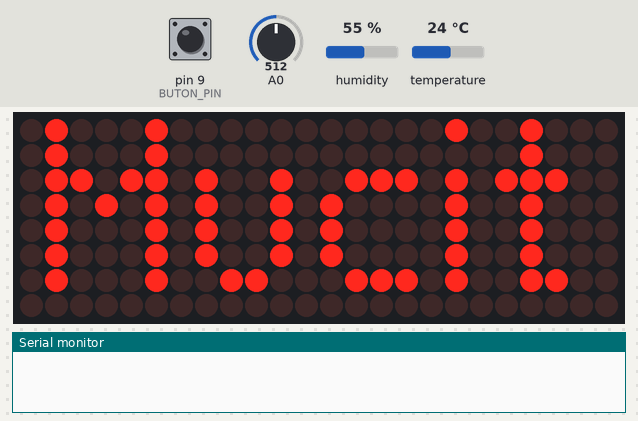
Bench run of a sketch on a simulated Arduino Uno, built with avr-gcc and run on an emulated ATmega328P. Shown: 24×8 LED matrix, the last lines printed to the serial monitor. Wiring (inferred from the names in the program): DS3231 clock at I2C address 0x68. The inputs (shaded band) are chosen by the test bench; at power-on: pin 9 (BUTON_PIN) LOW, temperature 24 °C, A0 = 512, humidity 55 %. The local clock reads 2024-03-15 10:24:30 at power-on unless the sketch sets it.

Above: at 1.2 s.
1.3 s: pin 9 (BUTON_PIN) pulled HIGH for 1 s
At 1.8 s:
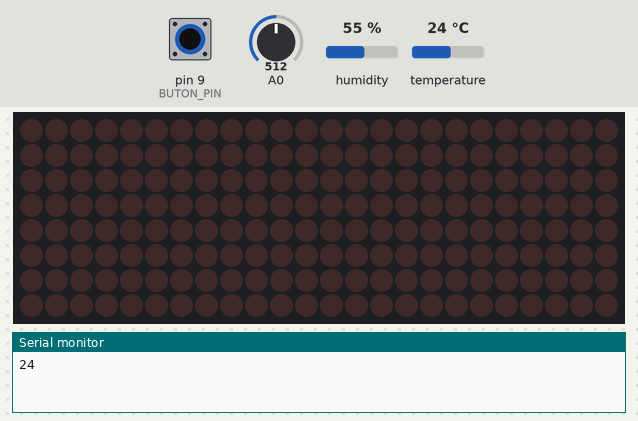
2.9 s: pin 9 (BUTON_PIN) pulled HIGH for 0.15 s
At 5.8 s:
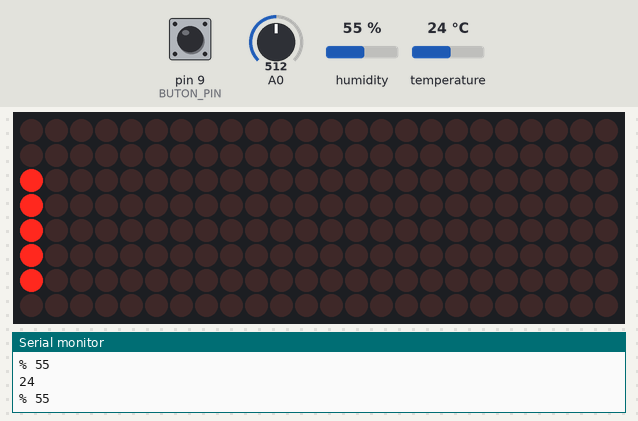
7.5 s: temperature set to 12 °C
At 12.0 s:
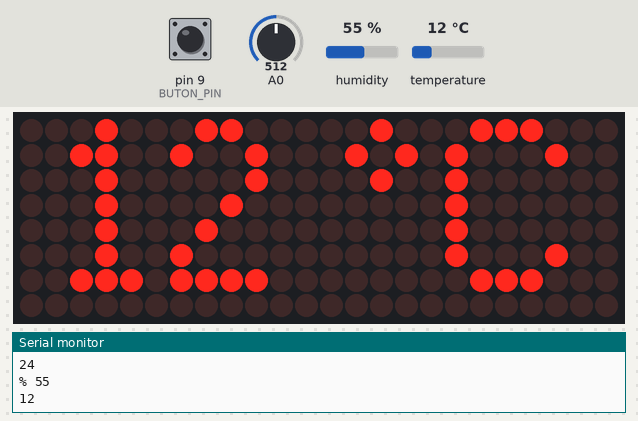
12.2 s: A0 set to 716
At 17.3 s:
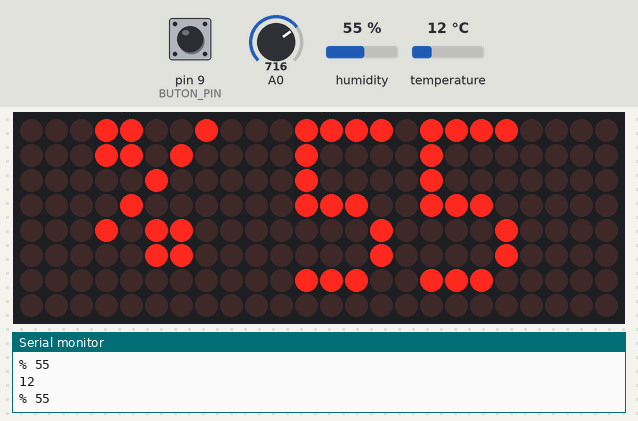
21.8 s: temperature set to 2 °C
At 36.57 s:
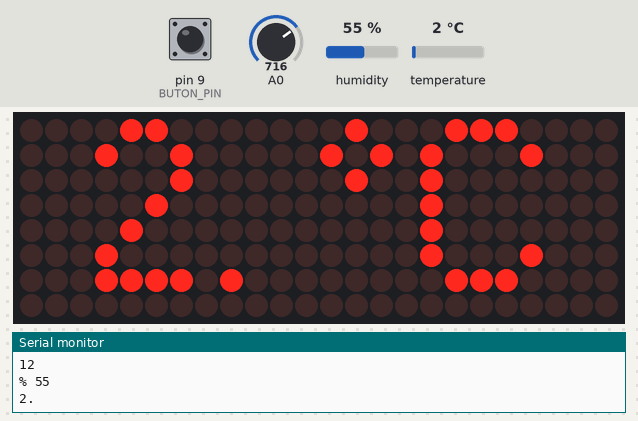

The sketch:

Led_saat3231.ino
```cpp
//MUCİT PİLOT 2020 // LedSaat v1.0 //
// Saat, Tarih, Gün, Sıcaklık ve Nem gösteren Led Saat Uygulaması
//LDR ile ortam ışığına göre ekran parklaklığı
//Buton ile gösterilen bilgiyi seçme
//RTC Modül olarak 1302 kullanılmıştır.
//Sıcaklık sensörü olarak DHT11 kullanılmıştır.

//gerekli kütüphaneler
#include <MD_Parola.h>
#include <MD_MAX72xx.h>
#include <SPI.h>

#include <avr/pgmspace.h>
#include <DHT.h>

#include "Wire.h"
#define DS3231_I2C_ADDRESS 0x68

//kendi oluşturduğumuz font dosyasını ekliyoruz
#include "Fonts_data.h"

//LED modül tanımlamaları ve PIN tanımlamaları
#define HARDWARE_TYPE MD_MAX72XX::GENERIC_HW  //kullanılan modül tipi. 4ü bir arada modeller için FC16_HW kullanın
#define MAX_DEVICES 3 //kaç modül bağlı olduğu
#define CLK_PIN   13 //pinler
#define DATA_PIN  11
#define CS_PIN    10
#define BUTON_PIN    9
#define DHT_PIN    2 //sicaklik sensörü hangi pine bağlı
#define DHTTYPE DHT11 //sensör tipi DHT11 veya DHT22

// bir sıcaklık-nem sensörü nesnesi oluşturduk
DHT sicakliksensor(DHT_PIN, DHTTYPE);


char gunsay;
char gun[]="";
char tarih[11];
char saat[9];

// Bir adet Parola nesnesi yaratıyoruz
MD_Parola P = MD_Parola(HARDWARE_TYPE, CS_PIN, MAX_DEVICES);


// Kayan Yazı Paramatreleri
uint8_t scrollSpeed = 50;    // Kayma hızı, rakam küçüldükçe hız artar
//Giriş ve çıkışta kayma efektlerini seçin
textEffect_t scrollEffectin = PA_SCROLL_LEFT; //PA_SCROLL_LEFT,PA_SCROLL_RIGHT,PA_SCROLL_UP,PA_SCROLL_DOWN
textEffect_t scrollEffectout = PA_SCROLL_LEFT; //PA_SCROLL_LEFT,PA_SCROLL_RIGHT,PA_SCROLL_UP,PA_SCROLL_DOWN
//metin ne tarafa hizalanacak
textPosition_t scrollAlign = PA_CENTER;//PA_CENTER,PA_LEFT,PA_RIGHT
uint16_t scrollPause = 0; // Metin kaç milisaniye sabit olarak gösterimde kalacak

uint8_t  inFX, outFX; //giriş ve çıkışta uygulanacak efektler
textEffect_t  effect[] = //efektleri tuttuğumuz dizi
{

  //kütüphanede tanımlı efektler...
  PA_PRINT, //0
  PA_SCAN_HORIZ,//1
  PA_SCROLL_LEFT,//2
  PA_WIPE, //3
  PA_SCROLL_UP_LEFT,//4
  PA_SCROLL_UP,//5
  PA_OPENING_CURSOR,//6
  PA_GROW_UP,//7
  PA_MESH,//8
  PA_SCROLL_UP_RIGHT,//9
  PA_BLINDS,//10
  PA_CLOSING,//11
  PA_RANDOM,//12
  PA_GROW_DOWN,//13
  PA_SCAN_VERT,//14
  PA_SCROLL_DOWN_LEFT,//15
  PA_WIPE_CURSOR,//16
  PA_DISSOLVE,//17
  PA_OPENING,//18
  PA_CLOSING_CURSOR, //19
  PA_SCROLL_DOWN_RIGHT,//20
  PA_SCROLL_RIGHT,//21
  PA_SLICE,//22
  PA_SCROLL_DOWN,//23
};


#define	BUF_SIZE	75 //genel olarak kullanacağımız metin uzunluğu
char mesajyaz[BUF_SIZE]; //metinleri mesajyaz değişkeni ile yazdıracağız
const uint16_t WAIT_TIME = 0; //ilk açılış mesajı için yazının ekranda sabit bekleme süresi
String mesaj="Mucit Pilot LedSaat"; //ilk açılış mesajı
//ekran gösterim sıralaması ve menu butonu için gerekli değişkenleri tanımladık
int a=0;
int menu=0;
byte second, minute, hour, dayOfWeek, dayOfMonth, month, year;
void setup()
{
  Wire.begin();
  Serial.begin(57600);

  // set the initial time here:
// DS3231 seconds, minutes, hours, day, date, month, year
//setDS3231time(00,25,1,6,28,8,20); // SAAT GÜNCELLEME SET AYARI

  P.begin();//parola kayan yazı nesnesini başlatıyoruz
  sicakliksensor.begin();//sicaklik sensörü nesnesini başlatıyoruz
  //mesajların gösterilmesi için gerekli ilk taımlamayı yaptık
  P.displayText(mesajyaz, scrollAlign, scrollSpeed, scrollPause, scrollEffectin, scrollEffectout); //inFX, outFX
  inFX=0; //açılış mesajının giriş çıkış efektlerini seçtik
  outFX=0;
  P.setIntensity(5);//açılış mesajının parlaklık seviyesini seçtik (0-15 arası)
  mesaj.toCharArray(mesajyaz,BUF_SIZE);//toCharArray komutu ile mesajı yazdırılabilecek tek karakterlerden oluşan char dizisine çevirdik //ÖNEMLİ
  P.setFont(kucukFont);//açılış mesajı için font tipi
  pinMode(BUTON_PIN, INPUT);//butonun pinmodunu tanımladık
}

void loop()
{
  while (digitalRead(BUTON_PIN)!=HIGH){  //butona basılmadığı sürece saat animasyonlarını oynat
  if(P.displayAnimate()) //animasyonlarımız bu satır ve displayReset komutu arasında oynar
  {

   menu=0; //buton sayacını sıfırlıyourz

    //LDR sensörden bilgiyi okuyoryuz
   int isik = analogRead(A0);
   int parlaklik=map(isik,0,1000,0,9);//okuduğumuz değeri 0-9 parlaklık aralığına uyarladık
   P.setIntensity(parlaklik); //bu parlaklığı animasyona yazdırdık
   P.setSpeed(100); // animasyondaki oynama hızını tanımladık


   // retrieve data from DS3231
    readDS3231time(&second, &minute, &hour, &dayOfWeek, &dayOfMonth, &month, &year);

   if (a==90){a=0;} //sayaç 90'a ulaşınca tekrar sıfırlıyoruz

   //bu kısımda sayacın 5' göre modunu alıp mod değerinin 0-1-2-3-4 olmasına göre 5 farklı metin içeriği gösterimini sıra ile oynatacağız
   if (a%5==0){

     saatyazdir();//ekrana saati yazdıran fonksiyonumuz
   }

   else if (a%5==1){
     P.setSpeed(75);
     tarihyazdir();//ekrana tarihi yazdıran fonksiyonumuz
   }
   else if (a%5==2){
    gunyazdir();//ekrana günü yazdıran fonksiyonumuz

   }

   else if (a%5==3){
    sicaklikyazdir();//ekrana sıcaklık yazdıran fonksiyonumuz

   }
   else {
     nemyazdir();//ekrana nemi yazdıran fonksiyonumuz

   }

   a++;//sayacı arttırdık

   P.displayReset(); //animasyonlar bu noktadan sonra tekrar yukarı başa dönecek

  }//if display animate'in sonu

  digitalRead(BUTON_PIN);//while içinde sonsuz dönmesin diye buton durumunu tekrar okuduk
 }//while'ın sonu

//bu kısımda butonun basılmasına göre yapılacak işlemleri hallediyoruz
 if (digitalRead(BUTON_PIN)==HIGH){ //eğer butona basılmış ise
  delay(100);//butona basmalarda sadece tek basma algılaması için koydum yoksa sayacı 2-3 arttırabilir.


  int sayi=menu%5;//menu sayacının değerinin de 5'e göre modunu aldık çünkü 5 bilgimiz var
  a=sayi+1;//butonu bırakınca yukarıda animasyona baştan başlaması için a sayacını sıfırladık
  P.displayClear();//ekranı temizledik çünkü butona bastığımız için yeni bilgi yazacağız
  switch (sayi){
     case 0 :
      menu++;//sayacı bir arttırdık
      saatyazdir();
    break;
     case 1 :
      menu++;//sayacı bir arttırdık
      tarihyazdir();
    break;
       case 2 :
       menu++;//sayacı bir arttırdık
      gunyazdir();
    break;
      case 3 :
      menu++;//sayacı bir arttırdık
      sicaklikyazdir();
    break;
      case 4 :
      menu++;//sayacı bir arttırdık
      nemyazdir();
    break;


    }
  P.displayReset(); //animasyonu başa döndürmek için
  }

}//void loop'un sonu


//Yardımcı Fonksiyonları tanımlıyoruz
//saati yazdırdığımız fonkisyon
void saatyazdir(){
  //saat hanesini al
  int myhour=hour;
  String gecici1;
  //gelen veri tek haneli ise başına sıfır koymak için
  if (myhour < 10) {
    gecici1='0'+String(myhour);
    }
  else {gecici1=String(myhour);}
 // Serial.println(hourss);

  //dakika hanesini al
  int myminute=minute;
  String gecici2;
  //gelen veri tek haneli ise başına sıfır koymak için
  if (myminute < 10) {
    gecici2='0'+String(myminute);
    }
  else {gecici2=String(myminute);}
  //Serial.println(minutess);

  //saniye hanesini al
  int mysecond=second;
  String gecici3;
  //gelen veri tek haneli ise başına sıfır koymak için
  if (mysecond < 10) {
    gecici3='0'+String(mysecond);
    }
  else {gecici3=String(mysecond);}
  //Serial.println(secondss);

 String tamsaat=gecici1+':'+gecici2;
 tamsaat.toCharArray(mesajyaz,BUF_SIZE);//oluşturduğumuz string metni Char dizisine çevirmeliyiz
 inFX=5; //giriş efekti
 outFX=23;//çıkış efekti
 P.setTextEffect(effect[inFX], effect[outFX]);//efektleri uygula
 P.setPause(5000); //metin ekrranda sabit kaç milisaniye kalacak

}

//tarihi yazdırdığımız fonkisyon
void tarihyazdir(){
  int myyear=year;
  String gecici1=String(myyear);
  //gecici1=gecici1.substring(2,4);
  //Serial.println(years);

  int mymonth=month;
  String gecici2;
  if (mymonth < 10) {
    gecici2='0'+String(mymonth);
    }
  else {gecici2=String(mymonth);}
  //Serial.println(months);

  int myday=dayOfMonth;
  String gecici3;
  if (myday < 10) {
    gecici3='0'+String(myday);
    }
  else {gecici3=String(myday);}
  //Serial.println(dayss);

 String tarih=gecici3+'.'+gecici2+'.'+gecici1;

 tarih.toCharArray(mesajyaz,BUF_SIZE);
 inFX=2;
 outFX=2;
 P.setTextEffect(effect[inFX], effect[outFX]);
 P.setPause(0);

}
//günü yazdırdığımız fonkisyon
void gunyazdir(){


  int myday=dayOfWeek;
  String gun_gecici;
  switch (myday) {
    case 1 :
      gun_gecici="PAZAR";
    break;
    case 2:
      gun_gecici="PAZARTESi";
    break;
    case 3:
      gun_gecici="SALI";
    break;
    case 4:
      gun_gecici="CARSAMBA";
    break;
    case 5:
      gun_gecici="PERSEMBE";
    break;
    case 6:
      gun_gecici="CUMA";
    break;
    case 7:
      gun_gecici="CUMARTESi";
    break;
  }

 gun_gecici.toCharArray(mesajyaz,BUF_SIZE);
 inFX=21;
 outFX=21;
 P.setTextEffect(effect[inFX], effect[outFX]);
 P.setPause(0);

}


//sıcaklığı yazdırdığımız fonkisyon
void sicaklikyazdir(){

  float derece=sicakliksensor.readTemperature();
  String gecici1=String(derece);
  gecici1=gecici1.substring(0,2);//okunan değerin ilk iki hanesini almak için
  Serial.println(gecici1);

 String sicak=gecici1+' '+"°C";

 sicak.toCharArray(mesajyaz,BUF_SIZE);
 inFX=6;
 outFX=6;
 P.setTextEffect(effect[inFX], effect[outFX]);
 P.setPause(3000);

}
//nemi yazdırdığımız fonkisyon
void nemyazdir(){
  float nem=sicakliksensor.readHumidity();

  String gecici1=String(nem);
  gecici1=gecici1.substring(0,2);//ilk iki haneyi almak için

 String yuzde=String(char(37));//% işaretini yazdırabilmek için kullandım
 String nems=yuzde+' '+gecici1;
 Serial.println(nems);
 nems.toCharArray(mesajyaz,BUF_SIZE);
 inFX=13;
 outFX=7;
 P.setTextEffect(effect[inFX], effect[outFX]);
 P.setPause(3000);

}

//saat modülünüzün doğru bilgi okuyup okumaduğunu kontrol etmek için kullanabilirsiniz
void zamanyazdir(){


//Serial.print(myRTC.dayofmonth);
//  Serial.println(myRTC.dayofweek);
  Serial.print(dayOfMonth);
  Serial.print("/");
  Serial.print(month);
  Serial.print("/");
  Serial.print(year);
  Serial.print("  ");
  Serial.print(hour);
  Serial.print(":");
  Serial.print(minute);
  Serial.print(":");
  Serial.println(second);
Serial.print(":");
Serial.println(dayOfWeek);

}

// Convert normal decimal numbers to binary coded decimal
byte decToBcd(byte val)
{
return( (val/10 * 16) + (val%10) );
}
// Convert binary coded decimal to normal decimal numbers
byte bcdToDec(byte val)
{
return( (val/16 * 10) + (val%16) );
}
void setDS3231time(byte second, byte minute, byte hour, byte dayOfWeek, byte
dayOfMonth, byte month, byte year)
{
// sets time and date data to DS3231
Wire.beginTransmission(DS3231_I2C_ADDRESS);
Wire.write(0); // set next input to start at the seconds register
Wire.write(decToBcd(second)); // set seconds
Wire.write(decToBcd(minute)); // set minutes
Wire.write(decToBcd(hour)); // set hours
Wire.write(decToBcd(dayOfWeek)); // set day of week (1=Sunday, 7=Saturday)
Wire.write(decToBcd(dayOfMonth)); // set date (1 to 31)
Wire.write(decToBcd(month)); // set month
Wire.write(decToBcd(year)); // set year (0 to 99)
Wire.endTransmission();
}
void readDS3231time(byte *second,
byte *minute,
byte *hour,
byte *dayOfWeek,
byte *dayOfMonth,
byte *month,
byte *year)
{
Wire.beginTransmission(DS3231_I2C_ADDRESS);
Wire.write(0); // set DS3231 register pointer to 00h
Wire.endTransmission();
Wire.requestFrom(DS3231_I2C_ADDRESS, 7);
// request seven bytes of data from DS3231 starting from register 00h
*second = bcdToDec(Wire.read() & 0x7f);
*minute = bcdToDec(Wire.read());
*hour = bcdToDec(Wire.read() & 0x3f);
*dayOfWeek = bcdToDec(Wire.read());
*dayOfMonth = bcdToDec(Wire.read());
*month = bcdToDec(Wire.read());
*year = bcdToDec(Wire.read());
}

void displayTime()
{
byte second, minute, hour, dayOfWeek, dayOfMonth, month, year;
// retrieve data from DS3231
readDS3231time(&second, &minute, &hour, &dayOfWeek, &dayOfMonth, &month,
&year);
// send it to the serial monitor
Serial.print(hour, DEC);
// convert the byte variable to a decimal number when displayed
Serial.print(":");
if (minute<10)
{
Serial.print("0");
}
Serial.print(minute, DEC);
Serial.print(":");
if (second<10)
{
Serial.print("0");
}
Serial.print(second, DEC);
Serial.print(" ");
Serial.print(dayOfMonth, DEC);
Serial.print("/");
Serial.print(month, DEC);
Serial.print("/");
Serial.print(year, DEC);
Serial.print(" Day of week: ");
switch(dayOfWeek){
case 1:
Serial.println("Sunday");
break;
case 2:
Serial.println("Monday");
break;
case 3:
Serial.println("Tuesday");
break;
case 4:
Serial.println("Wednesday");
break;
case 5:
Serial.println("Thursday");
break;
case 6:
Serial.println("Friday");
break;
case 7:
Serial.println("Saturday");
break;
}
}
```

Source omitted: Fonts_data.h (data table, 9373 bytes)

Measured:
- after the input at 1.3 s, the display: changes after 0.10 s (image 1)
- after the input at 2.9 s, the display: first changes after 0.10 s (image 2 shows a later state)
- after the input at 21.8 s, the display: first differs from a run without the input after 13.8 s (image 5 shows a later state)
- what the display in image 4 shows lasts 3.2 s, from 16.2 s to 19.4 s
